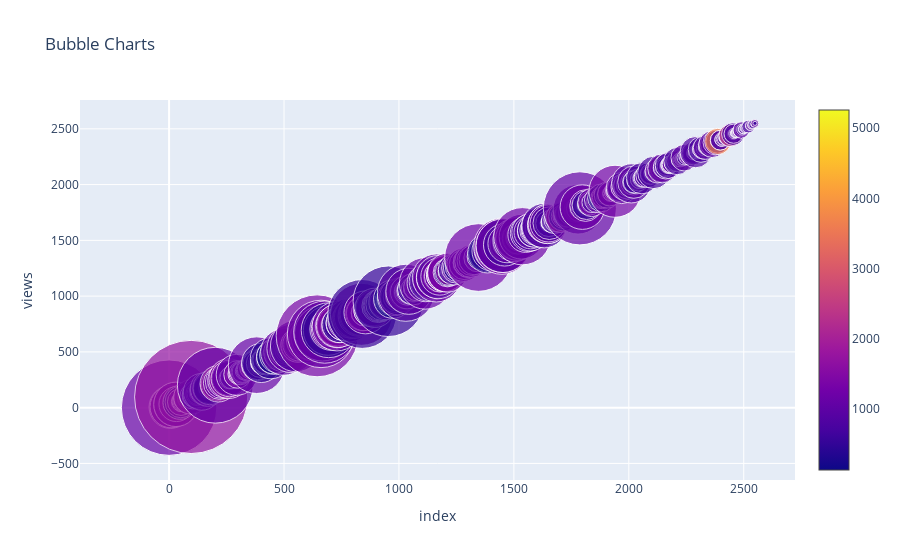

The code cell stored with this chart in its notebook:
### Code cell
import plotly.offline as pyo
data_sorted = df.sort_values(by = 'views', ascending = True)
data = data_sorted.iloc[:20,:]
data.index = range(0, len(data))

trace = go.Scatter(
    x = df.index,
    y = df.index,
    mode = 'markers',
    marker = dict(
        color = df.duration,
        size = df.comments,
        showscale = True,
        sizemode = 'area'),
    text = df.main_speaker
)

layout = go.Layout(
    title = 'Bubble Charts',
    xaxis = dict(title = 'index'),
    yaxis = dict(title = 'views'),
    hovermode = 'closest'
)

fig = go.Figure(data = [trace], layout = layout)
pyo.iplot(fig)

### Figure 1 — Plotly figure (JSON) as saved in the notebook; plotly's stock layout.template omitted (floating-point values rounded to 4 significant figures; data arrays with more than 128 entries replaced by an {"elided": "..."} marker saying what was removed)
{"data": [{"marker": {"color": {"elided": "2550 int values"}, "showscale": true, "size": {"elided": "2550 int values"}, "sizemode": "area"}, "mode": "markers", "text": {"elided": "2550 str values"}, "type": "scatter", "x": {"elided": "2550 int values"}, "y": {"elided": "2550 int values"}}], "layout": {"hovermode": "closest", "title": {"text": "Bubble Charts"}, "xaxis": {"title": {"text": "index"}}, "yaxis": {"title": {"text": "views"}}}}
